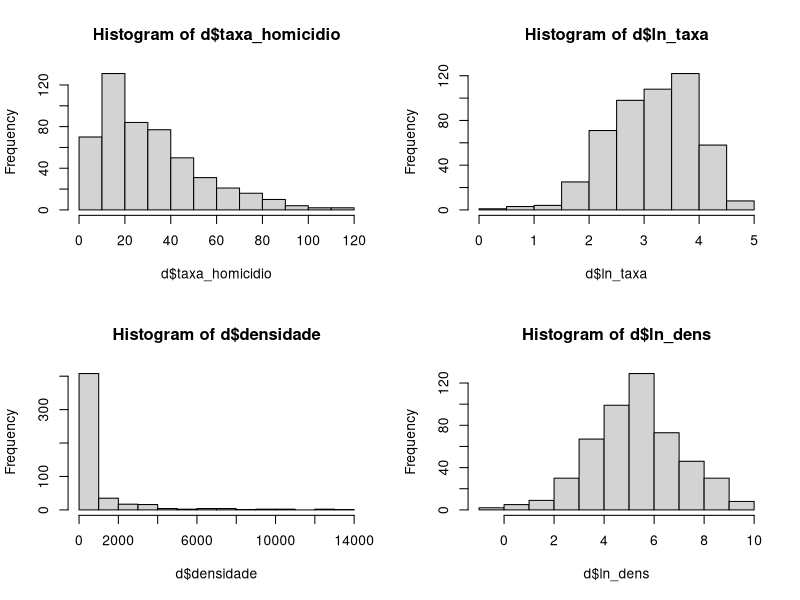
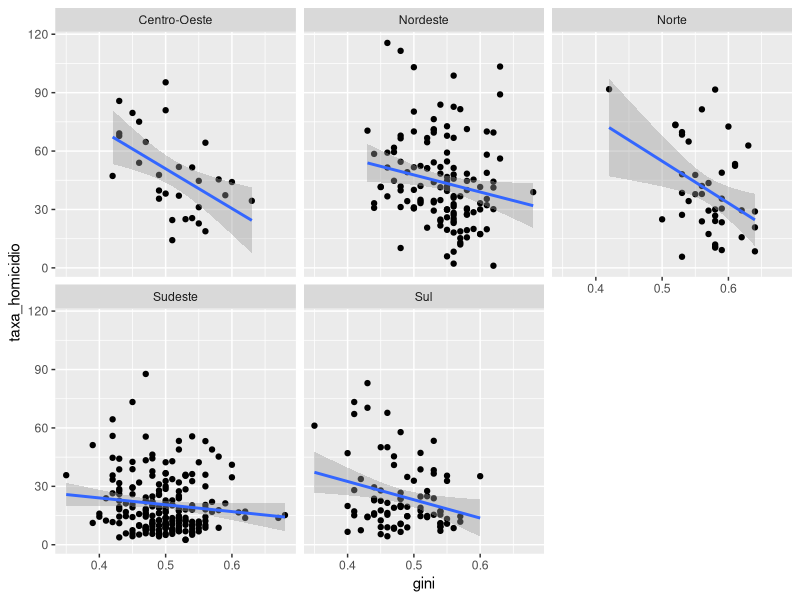

The R source for these figures, in order:
library(ggplot2)
d <- read.csv("dados/final/base_final.csv", fileEncoding = "UTF-8-BOM")
d$ln_taxa <- log(d$taxa_homicidio)
d$ln_dens <- log(d$densidade)
aggregate(cbind(taxa_homicidio, gini) ~ regiao, d, function(x) c(m = mean(x), dp = sd(x)))
cor(d$taxa_homicidio, d$gini)
cor(d$taxa_homicidio, d$gini, method = "spearman")
par(mfrow = c(2, 2))
hist(d$taxa_homicidio)
hist(d$ln_taxa)
hist(d$densidade)
hist(d$ln_dens)
ggplot(d, aes(gini, taxa_homicidio)) + geom_point() + geom_smooth(method = "lm") + facet_wrap(~regiao)
